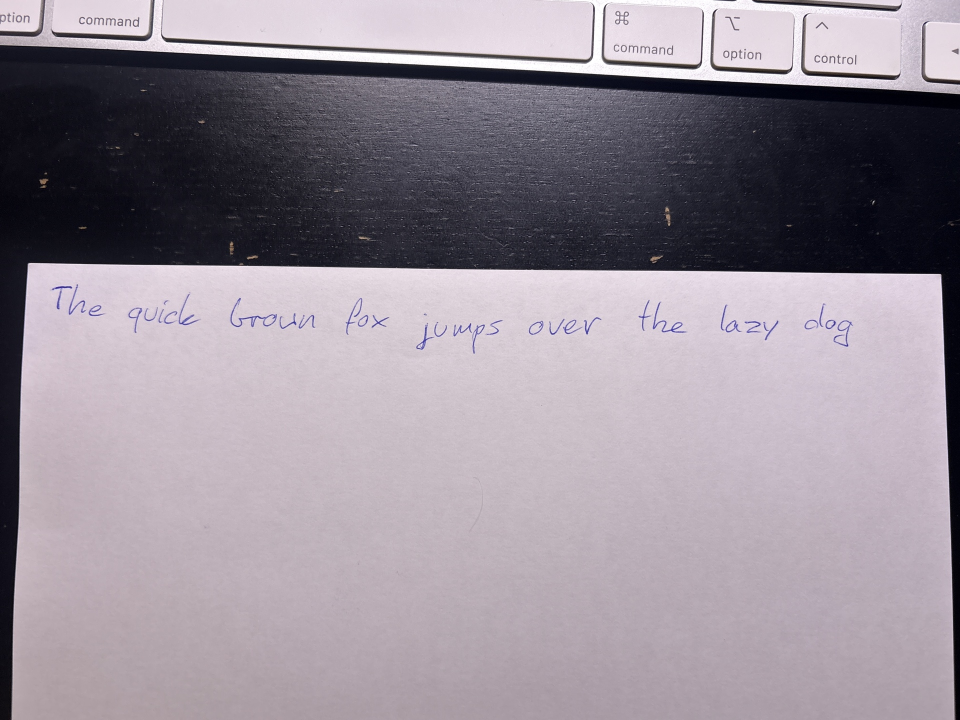
#> input picture Image.jpeg, 1920 x 1440 px (shown at 1/2 size)
$ python process.py
#> lines starting #> are read from the running program, lines starting #| are printed output that depends on the picture; after the words box and inside, x2 and y2 are one past the last pixel; in counts of white or black regions, pixels touching at a corner belong together
#!/usr/bin/env python3
"""Process a REAL, non-grid photo of cursive handwriting (../../Image.jpeg).
Shows how far classical CV gets and where it hits the cursive wall.
Saves /tmp/hw_*.png and /tmp/hw_traced.svg for inspection.
"""
import cv2
import numpy as np
import os
import potrace

SRC = os.path.join(os.path.dirname(__file__), "..", "..", "Image.jpeg")
img = cv2.rotate(cv2.imread(SRC), cv2.ROTATE_90_CLOCKWISE)  # make the line horizontal
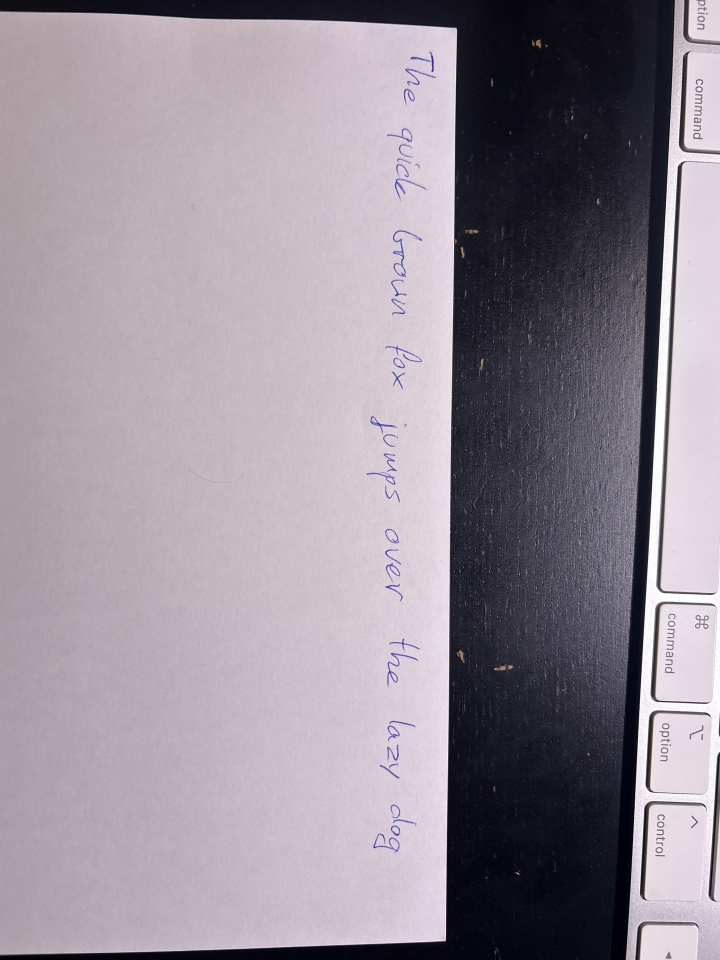
#> img: shape (1920, 1440, 3) (shown at 1/2 size); mean B, G, R 151.3, 141.3, 150.1

# 1) paper = largest bright blob
gray = cv2.cvtColor(img, cv2.COLOR_BGR2GRAY)
_, bright = cv2.threshold(gray, 140, 255, cv2.THRESH_BINARY)
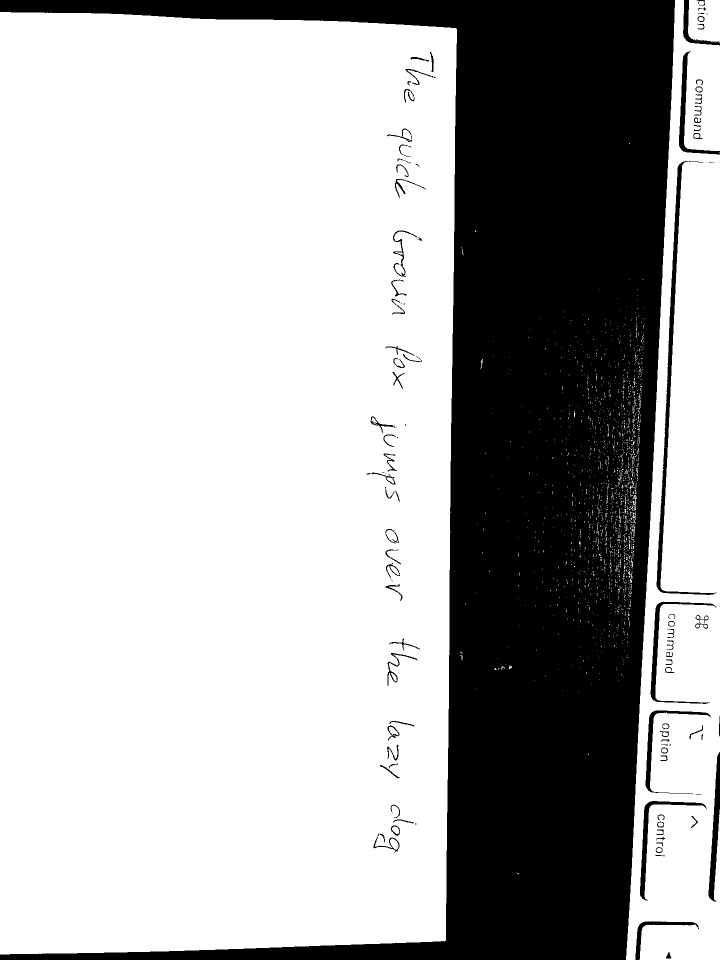
#> bright: shape (1920, 1440) (shown at 1/2 size); 69.3% white; 119 black regions (32 under 20 px), largest, box (x1, y1, x2, y2) and area: (0, 0, 1350, 1920) 818783, (1313, 322, 1433, 1190) 7242, (1417, 1504, 1440, 1804) 2966
bright = cv2.morphologyEx(bright, cv2.MORPH_CLOSE, np.ones((25, 25), np.uint8), iterations=2)
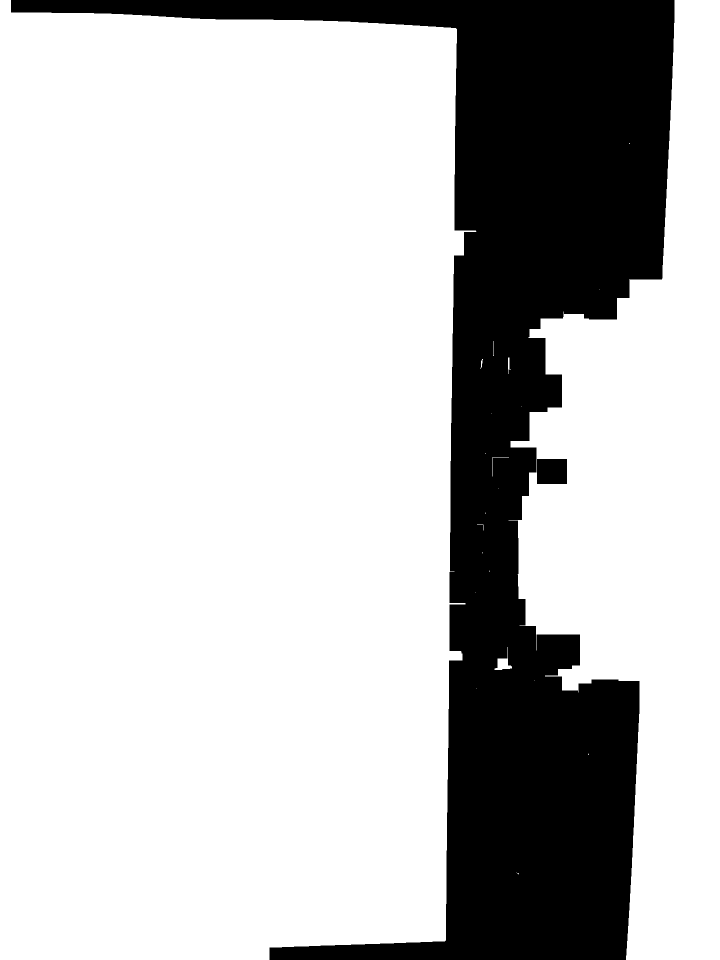
#> bright: shape (1920, 1440) (shown at 1/2 size); 76.7% white; 2 black regions
cnts, _ = cv2.findContours(bright, cv2.RETR_EXTERNAL, cv2.CHAIN_APPROX_SIMPLE)
#> cnts = 23 contours, 18 with area under 20; largest, box (x1, y1, x2, y2) and area: (0, 0, 953, 1920) 1686676, (1017, 0, 1440, 1920) 431546, (989, 1294, 1024, 1340) 478, (1016, 715, 1022, 748) 47, (961, 718, 966, 738) 22
x, y, w, h = cv2.boundingRect(max(cnts, key=cv2.contourArea))
#> x = 0; y = 0; w = 953; h = 1920
p = 12
crop = img[y + p : y + h - p, x + p : x + w - p]
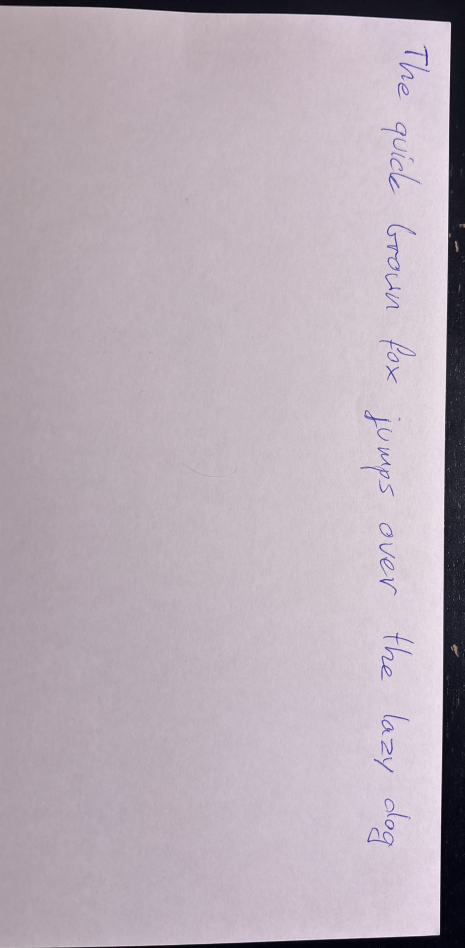
#> crop: shape (1896, 929, 3) (shown at 1/2 size); mean B, G, R 183, 173.1, 184.9
cv2.imwrite("/tmp/hw_crop.png", crop)

# 2) isolate the blue ink by SATURATION (colored ink vs white paper) — robust to lighting
hsv = cv2.cvtColor(crop, cv2.COLOR_BGR2HSV)
#> hsv: shape (1896, 929, 3); mean H, S, V 154.5, 21.6, 185.8
sat = hsv[:, :, 1]
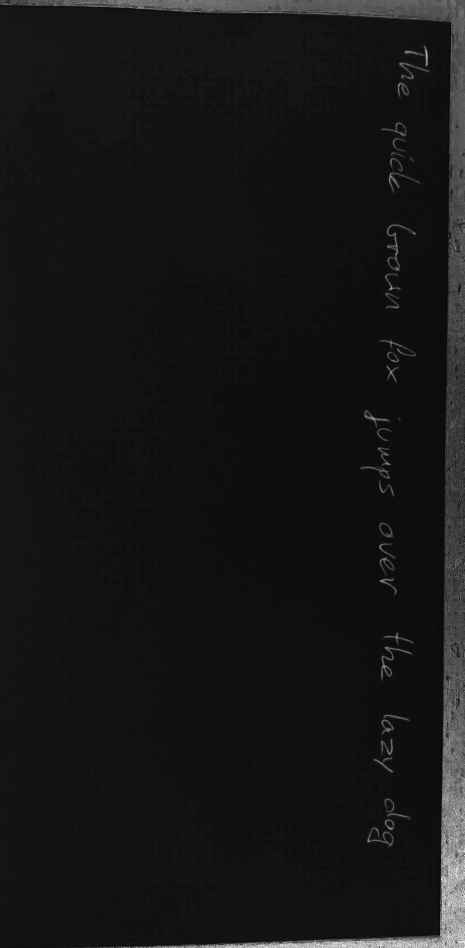
#> sat: shape (1896, 929) (shown at 1/2 size); min 0, max 255, mean 21.6
ink = cv2.threshold(sat, 0, 255, cv2.THRESH_BINARY + cv2.THRESH_OTSU)[1]
#> ink: shape (1896, 929); 5.2% white; 435 white regions (358 under 20 px), largest, box (x1, y1, x2, y2) and area: (264, 1010, 929, 1896) 40897, (0, 0, 929, 738) 39512, (774, 449, 832, 542) 624
ink = cv2.morphologyEx(ink, cv2.MORPH_OPEN, np.ones((2, 2), np.uint8))
#> ink: shape (1896, 929); 4.9% white; 347 white regions (233 under 20 px), largest, box (x1, y1, x2, y2) and area: (0, 0, 929, 705) 38433, (305, 1167, 929, 1896) 35712, (891, 1100, 929, 1142) 743
cv2.imwrite("/tmp/hw_ink.png", ink)

# 3) connected components — in cursive these are word/ligature runs, NOT letters
merged = cv2.dilate(ink, cv2.getStructuringElement(cv2.MORPH_RECT, (9, 9)), 1)
#> merged: shape (1896, 929); 8.1% white; 23 white regions, largest, box (x1, y1, x2, y2) and area: (0, 0, 929, 1896) 110286, (732, 1594, 821, 1697) 3566, (771, 446, 837, 555) 2869
n, labels, stats, _ = cv2.connectedComponentsWithStats(merged)
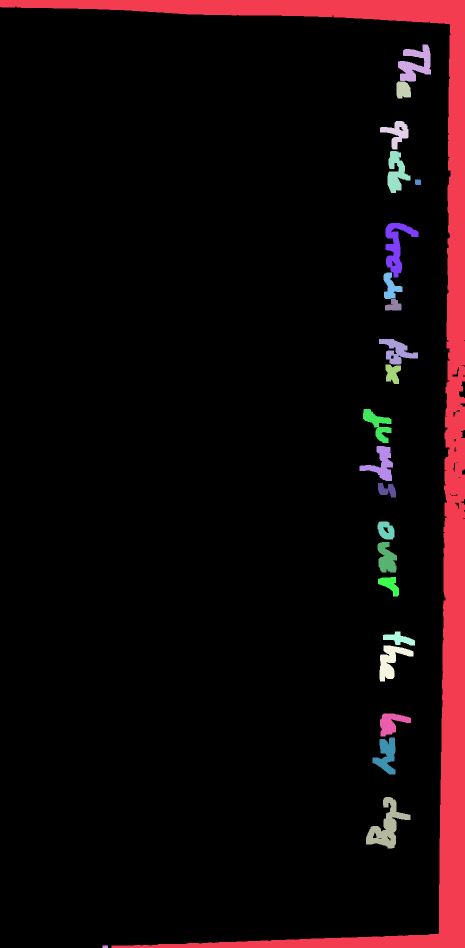
#> labels: shape (1896, 929) int32 (shown at 1/2 size); 24 distinct labels, from 0 to 23; one colour per label, 0 black
#> n = 24; stats = 24 rows, first 6: [0, 13, 929, 1883, 1618257], [0, 0, 929, 1896, 110286], [796, 89, 66, 74, 2719], [793, 163, 29, 34, 851], [760, 242, 57, 57, 1485], [775, 302, 46, 84, 2146]
boxes = sorted(
    [s for s in stats[1:] if s[cv2.CC_STAT_AREA] > 600 and s[cv2.CC_STAT_WIDTH] > 25],
    key=lambda s: s[cv2.CC_STAT_LEFT],
)
#> boxes = 20 items, first 6: [0, 0, 929, 1896, 110286], [719, 892, 67, 70, 2040], [726, 818, 57, 68, 1740], [732, 1594, 89, 103, 3566], [745, 1475, 46, 74, 1939], [755, 1043, 34, 36, 910]
vis = crop.copy()
for s in boxes:
    bx, by, bw, bh = s[1], s[2], s[3], s[4]
    cv2.rectangle(vis, (bx, by), (bx + bw, by + bh), (0, 0, 255), 4)
#> this loop made 20 passes
#> (s, bx, by, bw, bh) on passes 1 to 12: ([0, 0, 929, 1896, 110286], 0, 929, 1896, 110286), ([719, 892, 67, 70, 2040], 892, 67, 70, 2040), ([726, 818, 57, 68, 1740], 818, 57, 68, 1740), ([732, 1594, 89, 103, 3566], 1594, 89, 103, 3566), ([745, 1475, 46, 74, 1939], 1475, 46, 74, 1939), ([755, 1043, 34, 36, 910], 1043, 34, 36, 910), ([755, 1084, 39, 61, 1680], 1084, 39, 61, 1680), ([756, 966, 36, 29, 688], 966, 36, 29, 688), ([756, 1154, 42, 39, 900], 1154, 42, 39, 900), ([758, 678, 78, 51, 1896], 678, 78, 51, 1896), ([759, 1291, 68, 72, 2241], 1291, 68, 72, 2241), ([760, 242, 57, 57, 1485], 242, 57, 57, 1485)
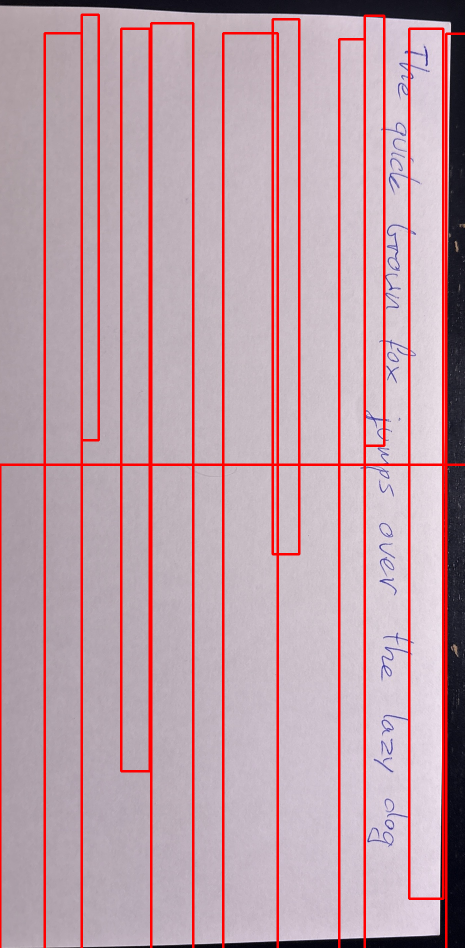
#> vis: shape (1896, 929, 3) (shown at 1/2 size); 8.1% of pixels changed, all inside (x1, y1, x2, y2) = (0, 27, 929, 1896)
cv2.imwrite("/tmp/hw_segmented.png", vis)

# 4) VECTORIZE the ink with Potrace -> proves real ink -> smooth Bezier outlines works
#> (the run stopped early here; a loop or call above may not have finished)
